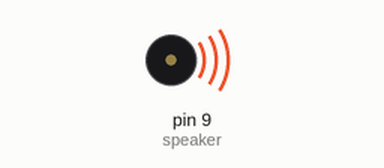
Recording of a sketch running on a simulated Arduino Uno, built with avr-gcc and run on an emulated ATmega328P. Parts: buzzer (waves = sounding).

Above: at 0.7 s.
At 25.7 s:
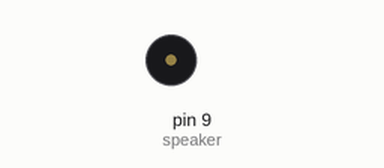
Timing chart, 0 to 38.1 s (numbered marks = the images above):
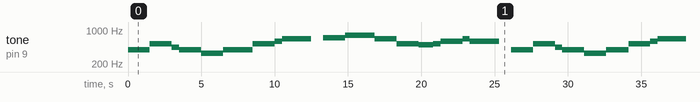

Measured:
- by itself, tone on pin 9 (speaker): plays 392 Hz for 1.5 s, 522 Hz for 1.5 s, 440 Hz for 0.50 s, 392 Hz for 1.5 s, 329 Hz for 1.5 s, 392 Hz for 1.5 s … (92 notes in this stretch)

The sketch:

Muhirfansyah_Bagimu_Negeri.ino
```cpp
int speaker= 9; // membuat variabel Speaker untuk pin 9 digital
void setup(){
}
void Do() {  tone(speaker, 261); }  // fungsi variabel untuk nada DO
void re() {  tone(speaker, 294); }  // fungsi variabel untuk nada RE
void mi() {  tone(speaker, 329); }   // fungsi variabel untuk nada MI
void fa() {  tone(speaker, 349); }   // fungsi variabel untuk nada FA
void sol() {  tone(speaker, 392); }   // fungsi variabel untuk nada SOL
void la() {  tone(speaker, 440); }   // fungsi variabel untuk nada LA
void si() {  tone(speaker, 493); }   // fungsi variabel untuk nada SI
void doo() {  tone(speaker, 522); } // fungsi variabel untuk nada DOO
void ree() {  tone(speaker, 588); } // fungsi variabel untuk nada REE
void mii() {  tone(speaker, 658); } // fungsi variabel untuk nada MII
void faa() {  tone(speaker, 698); } // fungsi variabel untuk nada FAA
void soll() {  tone(speaker, 784); } // fungsi variabel untuk nada SOLL
void DIAM() {  noTone(speaker); }     // fungsi variabel untuk nada DIAM

void loop() {
    sol();delay(1500);  doo();delay(1500); la();delay(500);  sol();delay(1500); mi();delay(1500); // pada mu negeri
    sol();delay(1500); DIAM();delay(10); sol();delay(500);  doo();delay(1500);  ree();delay(500); mii();delay(2000); DIAM();delay(800); //kami berjanji
    faa();delay(1500);  soll();delay(1500); DIAM();delay(10); soll();delay(500);  mii();delay(1500); doo();delay(1500); //padamu negeri
    si();delay(1000); doo();delay(500); ree();delay(1500);  mii();delay(500);  ree();delay(2000); DIAM();delay(800); // kami berbakti
    sol();delay(1500);  doo();delay(1500); la();delay(500);  sol();delay(1500); mi();delay(1500); // pada mu negeri
    sol();delay(1000); DIAM();delay(10); sol();delay(500);  doo();delay(1500);  ree();delay(500); mii();delay(2000); DIAM();delay(800); //kami mengabdi
    faa();delay(1500);  soll();delay(1500); DIAM();delay(10); soll();delay(500);  mii();delay(1500); doo();delay(1500);  DIAM();delay(800); //bagimu negeri
    ree();delay(500); mii();delay(500); faa();delay(500); mii();delay(2500);  DIAM();delay(800); ree();delay(2500); DIAM();delay(500); doo();delay(3000);  DIAM();delay(1500);
    }
```
